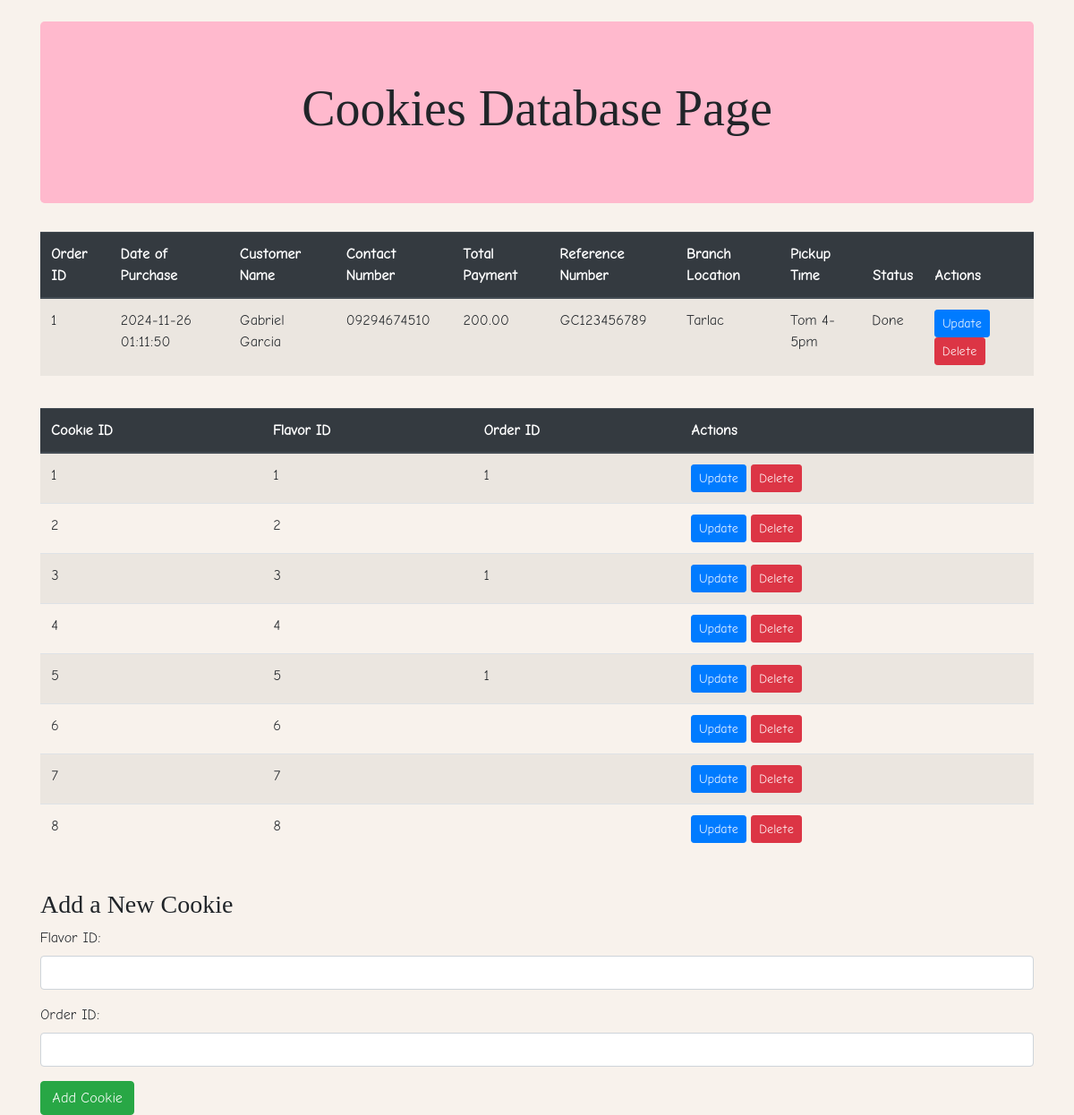
The app's page /binjinAdmin.php with its own data.
### tables this page shows
CREATE TABLE `orders` (
  `order_id` int(11) NOT NULL,
  `order_date_of_purchase` datetime NOT NULL DEFAULT curtime(),
  `order_customer_name` varchar(100) NOT NULL,
  `order_contact_number` varchar(15) NOT NULL,
  `order_total_payment` decimal(10,2) DEFAULT NULL,
  `order_reference_number` varchar(50) DEFAULT NULL,
  `order_branch_location` varchar(100) DEFAULT NULL,
  `order_pickup_time` varchar(255) DEFAULT NULL,
  `order_status` varchar(255) DEFAULT NULL
);

CREATE TABLE `cookies` (
  `cookie_id` int(11) NOT NULL,
  `flavor_id` int(11) NOT NULL,
  `order_id` int(11) DEFAULT NULL
);

### binjinAdmin.php (the view, shortened to what this page needs)
<!DOCTYPE html>
<html lang="en">
<head>
    <link href="https://stackpath.bootstrapcdn.com/bootstrap/4.5.2/css/bootstrap.min.css" rel="stylesheet">
</head>
<body class="container mt-4">
<div class="jumbotron text-center" style="background-color: #ffb9cd;">
    <h2 class="display-4" style="font-family: 'CurlyCandy';">Cookies Database Page</h2>
</div>
<div class="table-responsive">
    <table class="table table-striped">
        <thead class="thead-dark">
            <tr>
                <th>Order ID</th>
                <th>Date of Purchase</th>
                <th>Customer Name</th>
                <th>Contact Number</th>
                <th>Total Payment</th>
                <th>Reference Number</th>
                <th>Branch Location</th>
                <th>Pickup Time</th>
                <th>Status</th>
                <th>Actions</th>
            </tr>
        </thead>
        <tbody>
            <?php
            include 'db_connect.php';
            $sql = "SELECT * FROM orders";
            $result = $conn->query($sql);
            if ($result->num_rows > 0) {
                while ($row = $result->fetch_assoc()) {
                    echo "<tr>";
                    echo "<td>" . $row['order_id'] . "</td>";
                    echo "<td>" . $row['order_date_of_purchase'] . "</td>";
                    echo "<td>" . $row['order_customer_name'] . "</td>";
                    echo "<td>" . $row['order_contact_number'] . "</td>";
                    echo "<td>" . $row['order_total_payment'] . "</td>";
                    echo "<td>" . $row['order_reference_number'] . "</td>";
                    echo "<td>" . $row['order_branch_location'] . "</td>";
                    echo "<td>" . $row['order_pickup_time'] . "</td>";
                    echo "<td>" . ($row['order_status'] == "0" ? "Pending" : "Done") . "</td>";
                    echo "<td>
                            <a href='updateOrder.php?order_id=" . $row['order_id'] . "' class='btn btn-primary btn-sm'>Update</a>
                            <a href='deleteOrder.php?order_id=" . $row['order_id'] . "' class='btn btn-danger btn-sm'>Delete</a>
                          </td>";
                    echo "</tr>";
                }
            } else {
                echo "<tr><td colspan='10'>No orders found</td></tr>";
            }
            ?>
        </tbody>
    </table>
</div>
<div class="table-responsive">
    <table class="table table-striped">
        <thead class="thead-dark">
            <tr>
                <th>Cookie ID</th>
                <th>Flavor ID</th>
                <th>Order ID</th>
                <th>Actions</th>
            </tr>
        </thead>
        <tbody>
            <?php
            include 'db_connect.php';
            $sql = "SELECT * FROM cookies";
            $result = $conn->query($sql);
            if ($result->num_rows > 0) {
                while ($row = $result->fetch_assoc()) {
                    echo "<tr>";
                    echo "<td>" . $row['cookie_id'] . "</td>";
                    echo "<td>" . $row['flavor_id'] . "</td>";
                    echo "<td>" . $row['order_id'] . "</td>";
                    echo "<td>
                            <a href='update.php?cookie_id=" . $row['cookie_id'] . "' class='btn btn-primary btn-sm'>Update</a>
                            <a href='delete.php?cookie_id=" . $row['cookie_id'] . "' class='btn btn-danger btn-sm'>Delete</a>
                          </td>";
                    echo "</tr>";
                }
            } else {
                echo "<tr><td colspan='4'>No cookies found</td></tr>";
            }
            ?>
        </tbody>
    </table>
</div>
<h3 class="mt-4" style="font-family: 'CurlyCandy';">Add a New Cookie</h3>
<form action="create.php" method="POST">
    <div class="form-group">
        <label for="flavor_id">Flavor ID:</label>
        <input type="number" name="flavor_id" class="form-control" required>
    </div>
    <div class="form-group">
        <label for="order_id">Order ID:</label>
        <input type="number" name="order_id" class="form-control">
    </div>
    <button type="submit" class="btn btn-success">Add Cookie</button>
</form>
</body>
</html>

### binjinAdmin.php (style rules this page uses)
body { overflow-x: hidden; background-color: #f8f2ec; font-family: 'ComicRegular'; }
.table-responsive { margin-top: 20px; }

### records on screen
orders: order_id "1", order_date_of_purchase "2024-11-26 01:11:50", order_customer_name "Gabriel Garcia", order_contact_number "09294674510", order_total_payment "200.00", order_reference_number "GC123456789", order_branch_location "Tarlac", order_pickup_time "Tom 4-5pm", shows "Done"
cookies: cookie_id "1", flavor "1", order "1"
cookies: cookie_id "2", flavor "2"
cookies: cookie_id "3", flavor "3", order "1"
cookies: cookie_id "4", flavor "4"
cookies: cookie_id "5", flavor "5", order "1"
cookies: cookie_id "6", flavor "6"
cookies: cookie_id "7", flavor "7"
cookies: cookie_id "8", flavor "8"
